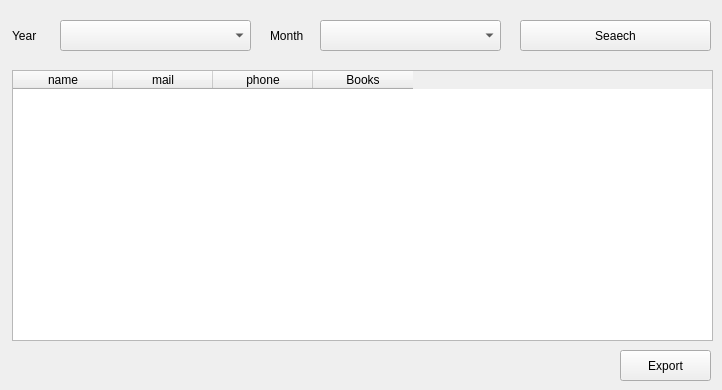
      <widget class="QWidget" name="tab_41">
       <property name="font">
        <font>
         <family>Segoe UI</family>
        </font>
       </property>
       <attribute name="title">
        <string>Monthly Reports</string>
       </attribute>
       <widget class="QLabel" name="label_64">
        <property name="geometry">
         <rect>
          <x>270</x>
          <y>20</y>
          <width>51</width>
          <height>31</height>
         </rect>
        </property>
        <property name="font">
         <font>
          <family>Segoe UI</family>
         </font>
        </property>
        <property name="text">
         <string>Month</string>
        </property>
       </widget>
       <widget class="QTableWidget" name="tableWidget_12">
        <property name="geometry">
         <rect>
          <x>12</x>
          <y>70</y>
          <width>701</width>
          <height>271</height>
         </rect>
        </property>
        <property name="font">
         <font>
          <family>Segoe UI</family>
         </font>
        </property>
        <column>
         <property name="text">
          <string>name</string>
         </property>
         <property name="font">
          <font>
           <family>Segoe UI</family>
          </font>
         </property>
         <property name="textAlignment">
          <set>AlignCenter</set>
         </property>
        </column>
        <column>
         <property name="text">
          <string>mail</string>
         </property>
         <property name="font">
          <font>
           <family>Segoe UI</family>
          </font>
         </property>
         <property name="textAlignment">
          <set>AlignCenter</set>
         </property>
        </column>
        <column>
         <property name="text">
          <string>phone</string>
         </property>
         <property name="font">
          <font>
           <family>Segoe UI</family>
          </font>
         </property>
         <property name="textAlignment">
          <set>AlignCenter</set>
         </property>
        </column>
        <column>
         <property name="text">
          <string>Books</string>
         </property>
         <property name="font">
          <font>
           <family>Segoe UI</family>
          </font>
         </property>
         <property name="textAlignment">
          <set>AlignCenter</set>
         </property>
        </column>
       </widget>
       <widget class="QLabel" name="label_65">
        <property name="geometry">
         <rect>
          <x>12</x>
          <y>20</y>
          <width>41</width>
          <height>31</height>
         </rect>
        </property>
        <property name="font">
         <font>
          <family>Segoe UI</family>
         </font>
        </property>
        <property name="text">
         <string>Year</string>
        </property>
       </widget>
       <widget class="QPushButton" name="pushButton_43">
        <property name="geometry">
         <rect>
          <x>520</x>
          <y>20</y>
          <width>191</width>
          <height>31</height>
         </rect>
        </property>
        <property name="font">
         <font>
          <family>Segoe UI</family>
         </font>
        </property>
        <property name="text">
         <string>Seaech</string>
        </property>
       </widget>
       <widget class="QComboBox" name="comboBox_33">
        <property name="geometry">
         <rect>
          <x>60</x>
          <y>20</y>
          <width>191</width>
          <height>31</height>
         </rect>
        </property>
        <property name="font">
         <font>
          <family>Segoe UI</family>
         </font>
        </property>
       </widget>
       <widget class="QComboBox" name="comboBox_34">
        <property name="geometry">
         <rect>
          <x>320</x>
          <y>20</y>
          <width>181</width>
          <height>31</height>
         </rect>
        </property>
        <property name="font">
         <font>
          <family>Segoe UI</family>
         </font>
        </property>
       </widget>
       <widget class="QPushButton" name="pushButton_58">
        <property name="geometry">
         <rect>
          <x>620</x>
          <y>350</y>
          <width>91</width>
          <height>31</height>
         </rect>
        </property>
        <property name="font">
         <font>
          <family>Segoe UI</family>
         </font>
        </property>
        <property name="text">
         <string>Export</string>
        </property>
       </widget>
      </widget>
